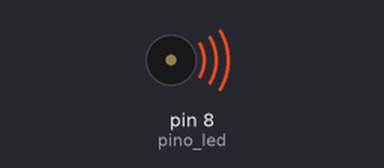
A sketch run on a simulated Arduino Uno, built with avr-gcc and run on an emulated ATmega328P. Shown: buzzer (waves = sounding).

Above: at 0.05 s.
Timing chart, 0 to 3.0 s (numbered marks = the images above):
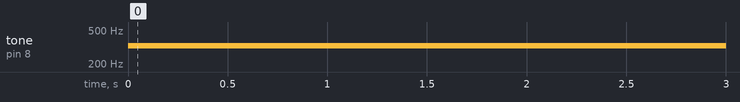

The sketch:

led_roberto_.ino
```cpp
const int pino_led = 8;
const int led_delay = 1;

void setup() {
  pinMode(pino_led, OUTPUT);
}

void loop() {
  tone(pino_led, 329, 500);
  delay(500);


//  delay(100);
}
```

Measured:
- by itself, tone on pin 8 (pino_led): silent → 329 Hz at 0.00 s
